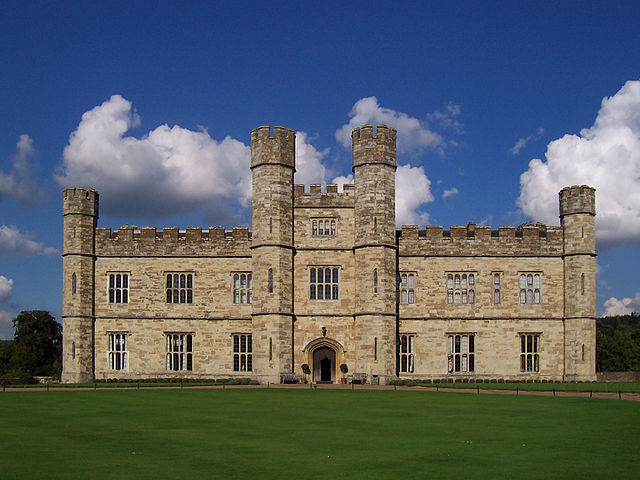
#> input picture ICE-7_data/ICE-7_data/001.jpg, 640 x 480 px, found by its file name
$ jupyter execute --allow-errors Assign.ipynb   (shell and % lines are left out)
#> lines starting #> are read from the running program, lines starting #| are printed output that depends on the picture
#> further down, pic is the input picture: shape (480, 640, 3); mean B, G, R 101.9, 96.8, 88.5
## ICE-7. MPEG-7 Color Layout Descriptor
Please download the images from the following link:<br>
https://drive.google.com/file/d/1h0JFzpyc7zNZiln5Ls74CfvOfhtl51XK/view?usp=sharing <br><br>
Please refer to the following link for the code of Color Layout Descriptor: <br>
https://github.com/scferrada/imgpedia

## Task 1. Please using the given code to extract the color layout features from the downloaded image 001.jpg, and display it.

[cell 1]
from abc import ABCMeta, abstractmethod

class DescriptorComputer:
	__metaclass__ = ABCMeta

	@abstractmethod
	def compute(self, frame):
		 pass

[cell 2]
import cv2, sys, os
import numpy as np
#from DescriptorComputer import DescriptorComputer


class ColorLayoutComputer(DescriptorComputer):

    def __init__(self):
        self.rows = 8
        self.cols = 8
        self.prefix = "CLD"

    def compute(self, img):
        averages = np.zeros((self.rows,self.cols,3))
        imgH, imgW, _ = img.shape
#> imgH = 480; imgW = 640
        for row in range(self.rows):
            for col in range(self.cols):
                slice = img[int(int(imgH)/self.rows * row): int(int(imgH)/self.rows * (row+1)), int(int(imgW)/self.cols*col) : int(int(imgW)/self.cols*(col+1))]
                average_color_per_row = np.mean(slice, axis=0)
                average_color = np.mean(average_color_per_row, axis=0)
                average_color = np.uint8(average_color)
                averages[row][col][0] = average_color[0]
                averages[row][col][1] = average_color[1]
                averages[row][col][2] = average_color[2]
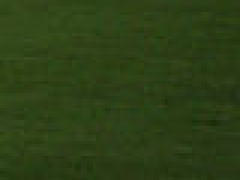
#> slice: shape (60, 80, 3) (shown 3 times larger); mean B, G, R 22.2, 63.1, 44.6
        icon = cv2.cvtColor(np.array(averages, dtype=np.uint8), cv2.COLOR_BGR2YCR_CB)
        y, cr, cb = cv2.split(icon)
        dct_y = cv2.dct(np.float32(y))
        dct_cb = cv2.dct(np.float32(cb))
        dct_cr = cv2.dct(np.float32(cr))
        dct_y_zigzag = []
        dct_cb_zigzag = []
        dct_cr_zigzag = []
        flip = True
        flipped_dct_y = np.fliplr(dct_y)
        flipped_dct_cb = np.fliplr(dct_cb)
        flipped_dct_cr = np.fliplr(dct_cr)
        for i in range(self.rows + self.cols -1):
            k_diag = self.rows - 1 - i
            diag_y = np.diag(flipped_dct_y, k=k_diag)
            diag_cb = np.diag(flipped_dct_cb, k=k_diag)
            diag_cr = np.diag(flipped_dct_cr, k=k_diag)
            if flip:
                diag_y = diag_y[::-1]
                diag_cb = diag_cb[::-1]
                diag_cr = diag_cr[::-1]
            dct_y_zigzag.append(diag_y)
            dct_cb_zigzag.append(diag_cb)
            dct_cr_zigzag.append(diag_cr)
            flip = not flip
#> this loop made 15 passes
#> (diag_y, diag_cb, diag_cr) on passes 1 to 4: ([754.9], [1056.9], [987]), ([-37.15, -0.275], [2.34, 166.2], [-2.4, -62.6]), ([-205.5, 0.0778, -23.42], [35.97, -3.1, 21.99], [-52.43, 1.81, -16.31]), ([-39.32, 34.34, 27.54, -5.34], [13.94, -6.82, -4.47, -3.38], [-11.17, 3.9, 3.87, 19.34])
#> after the loop, dct_cb_zigzag = 15 items, first 6: [1056.9], [2.34, 166.2], [35.97, -3.1, 21.99], [13.94, -6.82, -4.47, -3.38], [-7.37, 3.55, -22.53, 5.52, -3.38], [11, -11.4, -11.8, 1.2, 3, -2.83]; dct_cr_zigzag = 15 items, first 6: [987], [-2.4, -62.6], [-52.43, 1.81, -16.31], [-11.17, 3.9, 3.87, 19.34], [-3.25, -4.27, 17.11, -3.98, 1.5], [-8.58, 6.53, 7.83, -3.62, -1.4, 4.19]; dct_y_zigzag = 15 items, first 6: [754.9], [-37.15, -0.275], [-205.5, 0.0778, -23.42], [-39.32, 34.34, 27.54, -5.34], [-43.87, 5.66, 2.6, -25.44, -14.37], [-23.49, 25.5, 22, -38, -5.48, 0.0665]
        return np.concatenate([np.concatenate(dct_y_zigzag), np.concatenate(dct_cb_zigzag), np.concatenate(dct_cr_zigzag)])

[cell 3]
color_layout = ColorLayoutComputer()
pic = cv2.imread("/content/FeatureEngineering/trunk/ICE-7_data/ICE-7_data/001.jpg")
desc = color_layout.compute(pic)
#> desc = 192 values, max 1056.9 at index 64, min -205.5 at index 3, mean 13.76

[cell 4]
desc
#> Out has the same summary as desc

## Task 2. Retrieve the image that is the most similar to image 001.jpg from the downloaded images (not itself).
Please try to use at least three different metrics to measure the distance between color layout descriptors (L1 distance, L2 distance, earth mover's distance, etc)

[cell 5]
# write you code here

## Question 1. Please answer if the outputs of Task 2 are the same. If the outputs are different, based on your perspective, which metrics gives the most similar retrieval? If the outputs are the same, do you think we can use any metrics to compare the color layout features in any cases? Give an explanation to your answer.

**Answer to Q1**: type your answer here

---

## Image Filtering

## (Tutorial) Convolutional filter
Please review the following article for further understanding of Convolutional layer in Convolutional Neural Network
https://machinelearningmastery.com/convolutional-layers-for-deep-learning-neural-networks/ <br>
Please download the image from the following link for the your program <br>
https://drive.google.com/file/d/1MSQ8e0nxoBIkcp5sdo8Vd-65b9okx6hX/view?usp=sharing

* use pip install opencv-python to install cv2

## Example. Convolutional filter

[cell 6]
import matplotlib.pyplot as plt
import pylab
import cv2
import numpy as np

# build the test data
data = np.array([[0, 0, 0, 1, 1, 10, 0, 0, 0],
       [0, 0, 0, 1, 1, 1, 0, 0, 0],
       [0, 0, 0, 1, 1, 3, 0, 0, 0],
       [0, 0, 0, 1, 1, 20, 0, 0, 0],
       [0, 0, 0, 1, 1, 20, 0, 0, 0],
       [0, 0, 0, 1, 1, 20, 0, 0, 0],
       [0, 0, 0, 1, 1, 10, 0, 0, 0],
       [0, 0, 0, 1, 1, 10, 0, 0, 0],
       [0, 0, 0, 1, 1, 50, 0, 0, 0]], dtype='uint8')
plt.imshow(data)
pylab.show()
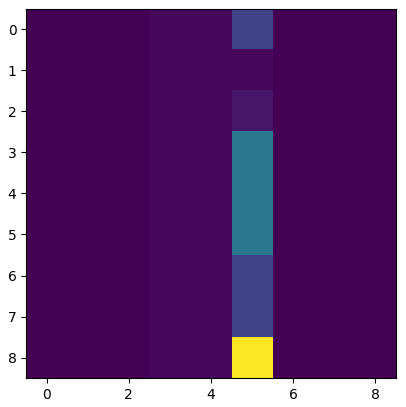
#> figure drawn by matplotlib, 1 panel

#build the convolutional kernel
fil_k = np.array([[ -1, -1, -1],
                [ -1, 8, -1],
                [ -1, -1, -1]])
#use filter2D to apply convolution
res = cv2.filter2D(data,-1,fil_k, borderType=cv2.BORDER_CONSTANT)
print(res)

plt.imshow(res)
pylab.show()
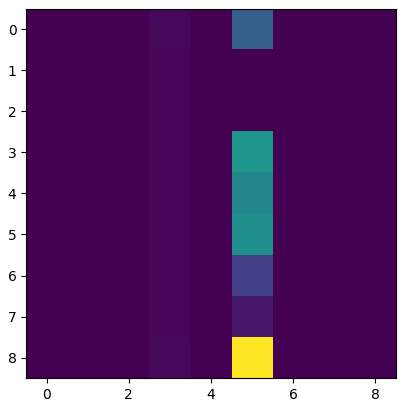
#> figure drawn by matplotlib, 1 panel

## Task 3. Building three different kernels for different purposes, and commenting the purpose of each kernel
For instance, the kernel in the example is using for edge extraction

[cell 7]
# write your code here

[cell 8]
#Gaussian Blur

[cell 9]
import matplotlib.pyplot as plt
import pylab
import cv2
import numpy as np

# build the test data
data = np.array([[0, 0, 0, 1, 1, 10, 0, 0, 0],
       [0, 0, 0, 1, 1, 1, 0, 0, 0],
       [0, 0, 0, 1, 1, 3, 0, 0, 0],
       [0, 0, 0, 1, 1, 20, 0, 0, 0],
       [0, 0, 0, 1, 1, 20, 0, 0, 0],
       [0, 0, 0, 1, 1, 20, 0, 0, 0],
       [0, 0, 0, 1, 1, 10, 0, 0, 0],
       [0, 0, 0, 1, 1, 10, 0, 0, 0],
       [0, 0, 0, 1, 1, 50, 0, 0, 0]], dtype='uint8')
plt.imshow(data)
pylab.show()

#build the convolutional kernel
gaussian_k = (1 / 16.0) * np.array([[1., 2., 1.],
                                  [2., 4., 2.],
                                  [1., 2., 1.]])
#use filter2D to apply convolution
res = cv2.filter2D(data,-1,gaussian_k, borderType=cv2.BORDER_CONSTANT)
print(res)

plt.imshow(res)
pylab.show()
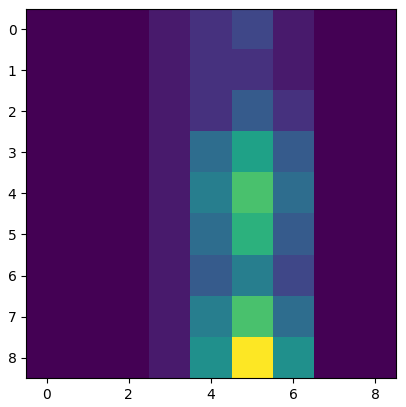
#> figure drawn by matplotlib, 1 panel

[cell 10]
#Sharpen Kernel

[cell 11]
import matplotlib.pyplot as plt
import pylab
import cv2
import numpy as np

# build the test data
data = np.array([[0, 0, 0, 1, 1, 10, 0, 0, 0],
       [0, 0, 0, 1, 1, 1, 0, 0, 0],
       [0, 0, 0, 1, 1, 3, 0, 0, 0],
       [0, 0, 0, 1, 1, 20, 0, 0, 0],
       [0, 0, 0, 1, 1, 20, 0, 0, 0],
       [0, 0, 0, 1, 1, 20, 0, 0, 0],
       [0, 0, 0, 1, 1, 10, 0, 0, 0],
       [0, 0, 0, 1, 1, 10, 0, 0, 0],
       [0, 0, 0, 1, 1, 50, 0, 0, 0]], dtype='uint8')
plt.imshow(data)
pylab.show()

#build the convolutional kernel
sharpen_k = np.array([[0, -1, 0],
                    [-1, 5, -1],
                    [0, -1, 0]])
#use filter2D to apply convolution
res = cv2.filter2D(data,-1,sharpen_k, borderType=cv2.BORDER_CONSTANT)
print(res)

plt.imshow(res)
pylab.show()
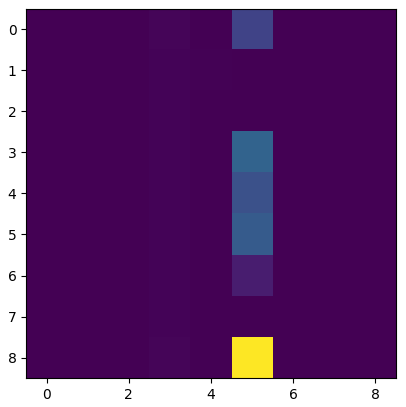
#> figure drawn by matplotlib, 1 panel

## Task 4. Refer to the multiple channels section in the tutorial material, apply the three kernels you built in task 1 to the downloaded image. Visualize the feature maps produced by the three kernels. Combine the three feature maps to a 3-channels feature map and visualize it.

[cell 12]
import numpy as np
import matplotlib.pyplot as plt
from skimage.io import imshow, imread
from skimage.color import rgb2yuv, rgb2hsv, rgb2gray, yuv2rgb, hsv2rgb
from scipy.signal import convolve2d

[cell 13]
# write your code here

#> (a cell that did not finish here is left out)

[cell 15]
#build the convolutional kernel
sharpen_k = np.array([[0, -1, 0],
                    [-1, 5, -1],
                    [0, -1, 0]])
#> sharpen_k = [[0, -1, 0], [-1, 5, -1], [0, -1, 0]]
#use filter2D to apply convolution
#> (the rest of this cell did not finish here and is left out)

[cell 16]
#build the convolutional kernel
gaussian_k = (1 / 16.0) * np.array([[1., 2., 1.],
                                  [2., 4., 2.],
                                  [1., 2., 1.]])
#use filter2D to apply convolution
#> (the rest of this cell did not finish here and is left out)

[cell 17]
#build the convolutional kernel
fil_k = np.array([[ -1, -1, -1],
                [ -1, 8, -1],
                [ -1, -1, -1]])
#use filter2D to apply convolution
#> (the rest of this cell did not finish here and is left out)

#> (a cell that did not finish here is left out)

[cell 19]
import cv2

#> (a cell that did not finish here is left out)

#> (a cell that did not finish here is left out)

## Task 5. Refer to the multiple layers section in the tutorial material, repeatly apply the three kernels to the combined feature map that created by the previous round two times. Visualize the feature maps produced in the process

[cell 22]
# write your code here

#> (a cell that did not finish here is left out)

[cell 24]
k=2

[cell 25]
gaussian_k,sharpen_k,fil_k
#> Out = ([[0.0625, 0.125, 0.0625], [0.125, 0.25, 0.125], [0.0625, 0.125, 0.0625]], [[0, -1, 0], [-1, 5, -1], [0, -1, 0]], [[-1, -1, -1], [-1, 8, -1], [-1, -1, -1]])

$ run again, with ICE-7_data/ICE-7_data/002.jpg copied over ICE-7_data/ICE-7_data/001.jpg
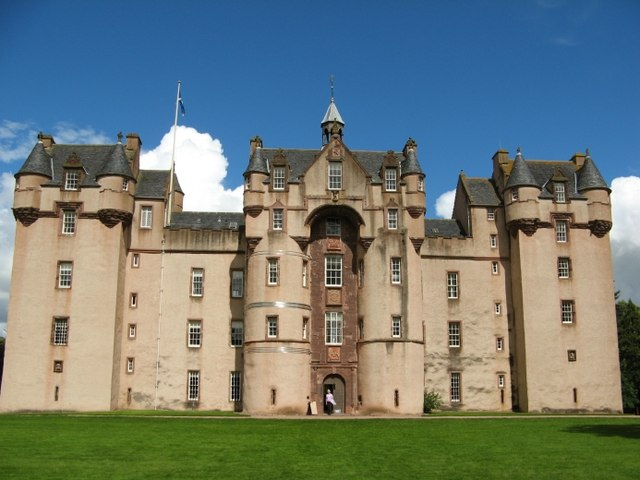
#> input picture ICE-7_data/ICE-7_data/002.jpg, 640 x 480 px, found by its file name
#> pic is the input picture: shape (480, 640, 3); mean B, G, R 119.2, 124.1, 112
#> after the loop in compute, `for row in range(self.rows):`:
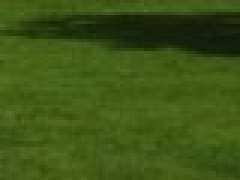
#> slice: shape (60, 80, 3) (shown 3 times larger); mean B, G, R 21, 85, 60.4
#> the loop in compute, `for i in range(self.rows + self.cols -1):` made 15 passes
#> (diag_y, diag_cb, diag_cr) on passes 1 to 2: ([955.5], [1021.4], [978.5]), ([57.38, -90.96], [-10.91, 192.4], [6.31, -109])
#> after the loop in compute, `for i in range(self.rows + self.cols -1):`: dct_cb_zigzag = 15 items, first 6: [1021.4], [-10.91, 192.4], [49.2, -1.22, 5.11], [-0.229, 0.389, 4.28, 13.19], [-41.88, 9.9, -1.43, 1.38, 0.875], [0.0598, -4.99, 0.133, -4.5, 3.56, -7.11]; dct_cr_zigzag = 15 items, first 6: [978.5], [6.31, -109], [-86.81, 3.55, -6.04], [0.46, 1.16, -6.22, 30.43], [6, -6.34, 1.86, -1.19, 2.25], [-0.268, 0.26, -0.591, -0.304, -3.68, 31.41]; dct_y_zigzag = 15 items, first 6: [955.5], [57.38, -90.96], [-158.2, -19.01, 19.57], [-30.1, -6.69, -20.38, 97.37], [-71.5, 3.18, -27.81, -19.02, -31.25], [9.01, 10.06, 29.28, 14.01, -20.11, 30.99]
#> desc = 192 values, max 1021.4 at index 64, min -158.2 at index 3, mean 14.83
#> `desc`: Out has the same summary as desc
#> sharpen_k = [[0, -1, 0], [-1, 5, -1], [0, -1, 0]]
#> `gaussian_k,sharpen_k,fil_k`: Out = ([[0.0625, 0.125, 0.0625], [0.125, 0.25, 0.125], [0.0625, 0.125, 0.0625]], [[0, -1, 0], [-1, 5, -1], [0, -1, 0]], [[-1, -1, -1], [-1, 8, -1], [-1, -1, -1]])

$ run again, with ICE-7_data/ICE-7_data/003.jpg copied over ICE-7_data/ICE-7_data/001.jpg
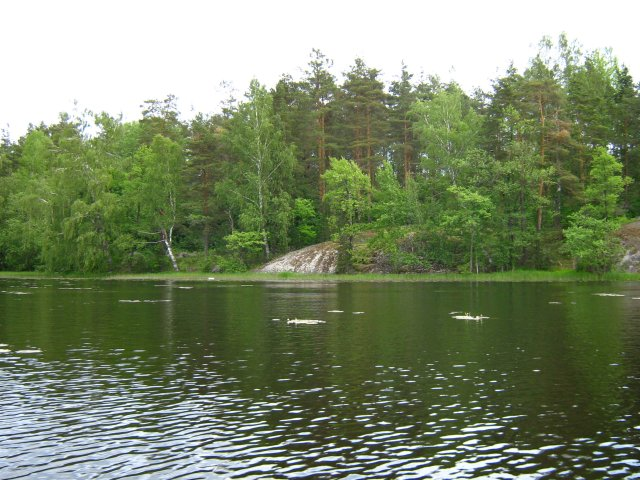
#> input picture ICE-7_data/ICE-7_data/003.jpg, 640 x 480 px, found by its file name
#> pic is the input picture: shape (480, 640, 3); mean B, G, R 106.8, 136.9, 123.9
#> after the loop in compute, `for row in range(self.rows):`:
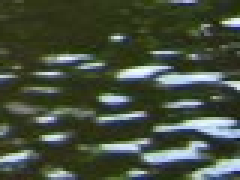
#> slice: shape (60, 80, 3) (shown 3 times larger); mean B, G, R 62.4, 78.8, 69.2
#> the loop in compute, `for i in range(self.rows + self.cols -1):` made 15 passes
#> (diag_y, diag_cb, diag_cr) on passes 1 to 2: ([1032.9], [921.1], [991.6]), ([107.9, 322.3], [14.47, -0.259], [-2.32, 9.2])
#> after the loop in compute, `for i in range(self.rows + self.cols -1):`: dct_cb_zigzag = 15 items, first 6: [921.1], [14.47, -0.259], [67.91, -7.81, 0.0609], [-1.4, -3.8, 13.97, 7.21], [14.87, -3.54, 7.37, -0.506, -4.38], [5.35, -0.191, 3.55, -2.36, -3.82, -8.4]; dct_cr_zigzag = 15 items, first 6: [991.6], [-2.32, 9.2], [11.67, 5.61, -4.03], [-1.93, 0.935, -0.135, 6.49], [-4.38, 0.421, 1.39, 1.88, 2.63], [0.0189, -1.67, 0.461, -0.985, -0.897, -1.93]; dct_y_zigzag = 15 items, first 6: [1032.9], [107.9, 322.3], [313.3, -8.06, 4.17], [27.2, 9.1, 71.81, 65.04], [94.38, -56.72, 18.42, -2.58, -17.13], [-4.12, -6.21, 7.39, -22.07, -48.13, -28.94]
#> desc = 192 values, max 1032.9 at index 0, min -56.72 at index 11, mean 19.47
#> `desc`: Out has the same summary as desc
#> sharpen_k = [[0, -1, 0], [-1, 5, -1], [0, -1, 0]]
#> `gaussian_k,sharpen_k,fil_k`: Out = ([[0.0625, 0.125, 0.0625], [0.125, 0.25, 0.125], [0.0625, 0.125, 0.0625]], [[0, -1, 0], [-1, 5, -1], [0, -1, 0]], [[-1, -1, -1], [-1, 8, -1], [-1, -1, -1]])

$ run again, with ICE-7_data/ICE-7_data/004.jpg copied over ICE-7_data/ICE-7_data/001.jpg
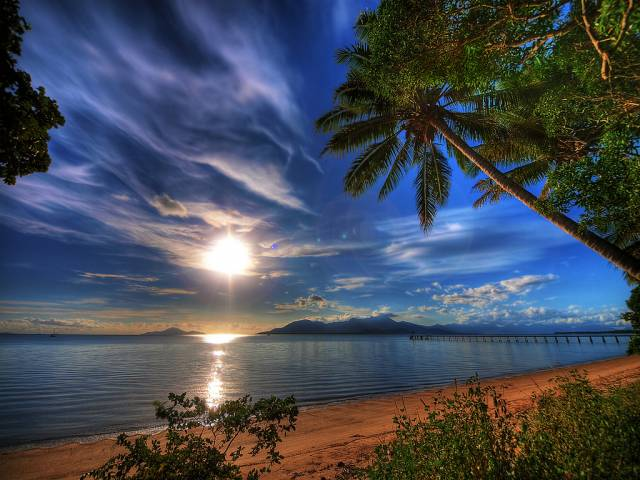
#> input picture ICE-7_data/ICE-7_data/004.jpg, 640 x 480 px, found by its file name
#> pic is the input picture: shape (480, 640, 3); mean B, G, R 88.6, 75.9, 69.1
#> after the loop in compute, `for row in range(self.rows):`:
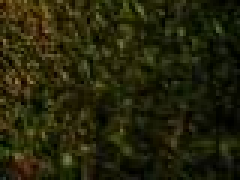
#> slice: shape (60, 80, 3) (shown 3 times larger); mean B, G, R 10.8, 36, 36.6
#> the loop in compute, `for i in range(self.rows + self.cols -1):` made 15 passes
#> (diag_y, diag_cb, diag_cr) on passes 1 to 2: ([598.8], [1083.5], [988.1]), ([53.21, -49.66], [33.63, 55.85], [0.309, -42.41])
#> after the loop in compute, `for i in range(self.rows + self.cols -1):`: dct_cb_zigzag = 15 items, first 6: [1083.5], [33.63, 55.85], [-72.48, 48.13, -5.49], [16.09, -32.2, 46.79, 23.13], [18.75, -21.8, -11.33, -19.98, 2.5], [-1.08, 0.654, -30.81, 10.51, -19.3, -1.96]; dct_cr_zigzag = 15 items, first 6: [988.1], [0.309, -42.41], [48.22, -17.4, -6.68], [-16.8, 19.95, -27.3, -23.13], [-5.87, 9.18, 3.5, 9.22, -2.87], [3.89, -1.84, 17.66, -2.34, 16.23, 5.71]; dct_y_zigzag = 15 items, first 6: [598.8], [53.21, -49.66], [-121.2, 16.53, -63.47], [-53.51, 13.79, 8.9, 69.4], [6, -18.17, 29.76, -9, -49.5], [28.28, 3.03, 9.36, 10.67, -17.69, -14.7]
#> desc = 192 values, max 1083.5 at index 64, min -121.2 at index 3, mean 13.17
#> `desc`: Out has the same summary as desc
#> sharpen_k = [[0, -1, 0], [-1, 5, -1], [0, -1, 0]]
#> `gaussian_k,sharpen_k,fil_k`: Out = ([[0.0625, 0.125, 0.0625], [0.125, 0.25, 0.125], [0.0625, 0.125, 0.0625]], [[0, -1, 0], [-1, 5, -1], [0, -1, 0]], [[-1, -1, -1], [-1, 8, -1], [-1, -1, -1]])
